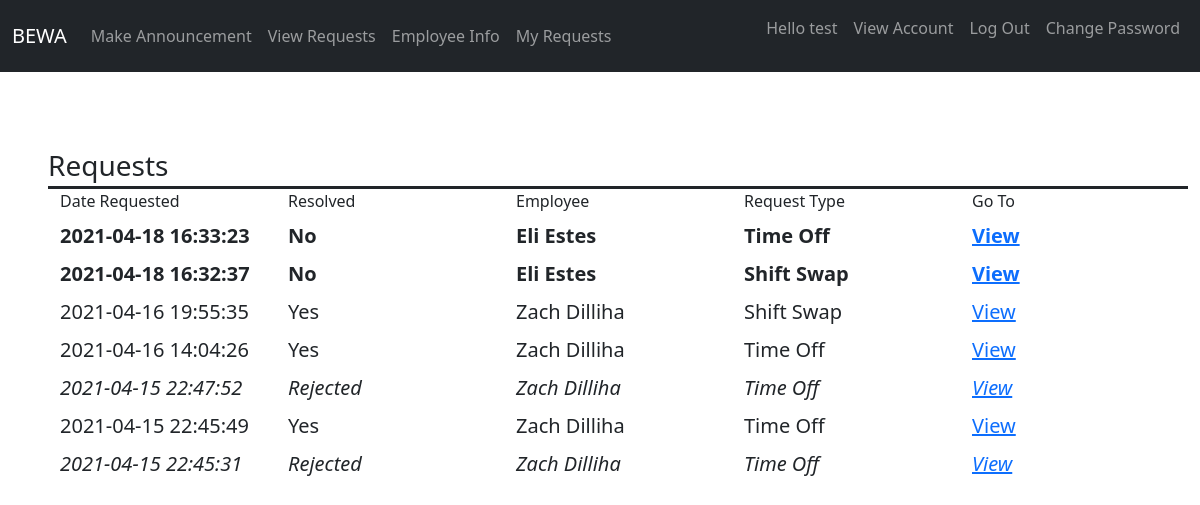
Page /requests/requests.php (signed in) on the committed database.
### tables this page shows
CREATE TABLE `request` (
  `rid` int(11) NOT NULL,
  `empID` int(11) NOT NULL,
  `reqType` tinyint(1) NOT NULL,
  `timeOffID` int(11) DEFAULT NULL,
  `shiftSwapID` int(11) DEFAULT NULL,
  `start_req` datetime NOT NULL DEFAULT current_timestamp(),
  `resolved` tinyint(1) NOT NULL
);

CREATE TABLE `users` (
  `uid` int(11) NOT NULL,
  `username` varchar(50) NOT NULL,
  `password` varchar(255) NOT NULL,
  `created_at` datetime DEFAULT current_timestamp(),
  `isAdmin` tinyint(1) NOT NULL,
  `firstName` text NOT NULL,
  `lastName` text NOT NULL
);

### requests/requests.php (the view, shortened to what this page needs)
<?php
require '../header.php';
require_once "../includes/dbh.inc.php";
?>
<html lang="en">
<head>
</head>
<body>
<br><br><br>
<div class="container mx-5">
    <div class="row fs-3 border-bottom border-3 border-dark">
    Requests
    </div>
    <div class="row mb-2">
        <div class="col">
        Date Requested
        </div>
        <div class="col">
        Resolved
        </div>
        <div class="col">
        Employee
        </div>
        <div class="col">
        Request Type
        </div>
        <div class="col">
        Go To
        </div>
    </div>
    <?php
    $sqlTest = 'request.start_req';
    $sql = "SELECT * FROM request, employee, users WHERE request.empID=employee.empID AND employee.uid=users.uid ORDER BY $sqlTest DESC";
        $result = $conn->query($sql);
        if ($result->num_rows > 0) {
            while($row = $result->fetch_assoc()) {
                if ($row["resolved"] == 0) {
                  echo "<div class='row fw-bold mb-2'>";
                }
                elseif($row["resolved"] == 2) {
                  echo "<div class='row fst-italic mb-2'>";
                }else{
                  echo "<div class='row mb-2'>";
                }
                  echo "<div class='col fs-5'>";
                    echo $row["start_req"];
                  echo "</div>";
                  echo "<div class='col fs-5'>";
                    if ($row["resolved"] == 0) {
                        echo "No";
                    }
                    elseif($row["resolved"] == 2) {
                      echo "Rejected";
                    }else{
                      echo "Yes";
                    }
                  echo "</div>";
                  echo "<div class='col fs-5'>";
                    echo $row["firstName"]." ".$row['lastName'];
                  echo "</div>";
                  echo "<div class='col fs-5'>";
                      if($row["reqType"]==0){
                        echo "Shift Swap";
                      }else{
                        echo "Time Off";
                      }
                  echo "</div>";
                  echo "<div class='col fs-5'>";
                    echo '<a href="viewRequest.php?rid='. $row['rid'] .'" class="mr-3" title="View Record">View</a>';
                  echo "</div>";
                  echo "</div>";
            }
        } else {
            echo "0 results";
        }
    ?>
  </div>
</body>
</html>

### rows in the picture
request: start_req "2021-04-18 16:33:23", resolved "No", users.firstName "Eli", users.lastName "Estes", reqType "Time Off"
request: start_req "2021-04-18 16:32:37", resolved "No", users.firstName "Eli", users.lastName "Estes", reqType "Shift Swap"
request: start_req "2021-04-16 19:55:35", resolved "Yes", users.firstName "Zach", users.lastName "Dilliha", reqType "Shift Swap"
request: start_req "2021-04-16 14:04:26", resolved "Yes", users.firstName "Zach", users.lastName "Dilliha", reqType "Time Off"
request: start_req "2021-04-15 22:47:52", resolved "Rejected", users.firstName "Zach", users.lastName "Dilliha", reqType "Time Off"
request: start_req "2021-04-15 22:45:49", resolved "Yes", users.firstName "Zach", users.lastName "Dilliha", reqType "Time Off"
request: start_req "2021-04-15 22:45:31", resolved "Rejected", users.firstName "Zach", users.lastName "Dilliha", reqType "Time Off"

### other values in the picture
$_SESSION["firstName"] "test"
